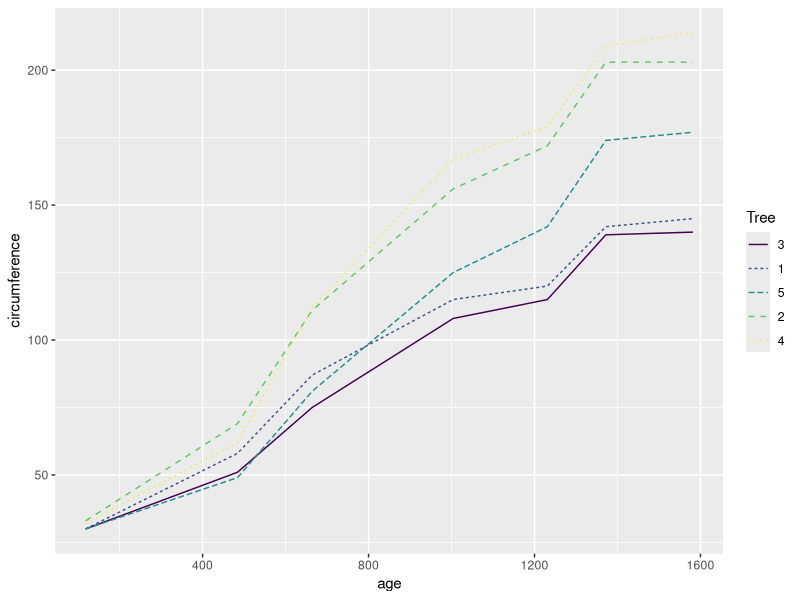

This chart was generated by the following R code:
## ---- chunk 1
head(Orange, 15)
tail(Orange, 3) 
## ---- chunk 2
summary(Orange$age) 
summary(Orange[c(1:10), ])
## ---- chunk 3
class(Orange$Tree)
levels(Orange$Tree)
length(levels(Orange$Tree))
## ---- chunk 4
Orange$circumference[Orange$Tree == "3"] == Orange$circumference[Orange$Tree == "1"]

Orange[Orange$Tree=="5",]
## ---- chunk 5
sd(Orange$circumference)
mean(Orange$circumference[Orange$Tree=="2"]) == mean(Orange$circumference[Orange$Tree=="4"])
## ---- chunk 6
library("ggplot2")
ggplot(Orange, aes(x=age, y=circumference, group=Tree)) + geom_line(aes(linetype=Tree, color=Tree))
